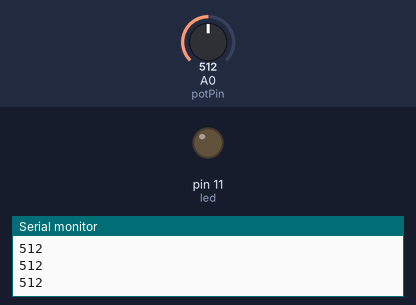
A sketch run on a simulated Arduino Uno, built with avr-gcc and run on an emulated ATmega328P. Shown: output pins drawn as LEDs (lit = HIGH), the last lines printed to the serial monitor. Dashed ring = blinking. The inputs (shaded band) are chosen by the test bench; at power-on: A0 (potPin) = 512.

Above: at 1.2 s.
1.3 s: A0 (potPin) set to 524
At 1.51 s:
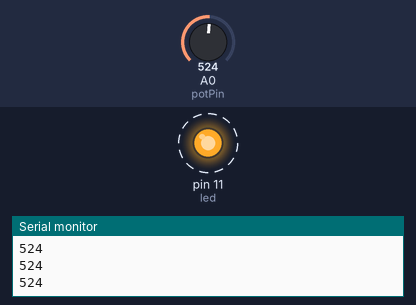
4.3 s: A0 (potPin) set to 511
At 4.3 s:
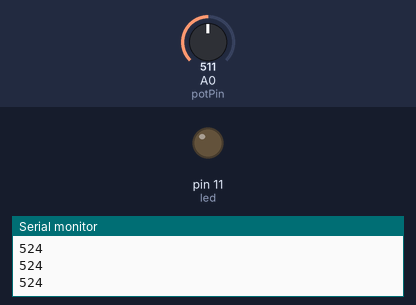
5.8 s: A0 (potPin) set to 716
At 6.01 s:
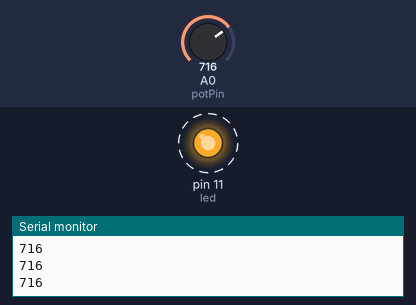
8.8 s: A0 (potPin) set to 502
Timing chart, 0 to 11.3 s (numbered marks = the images above; inputs shaded):
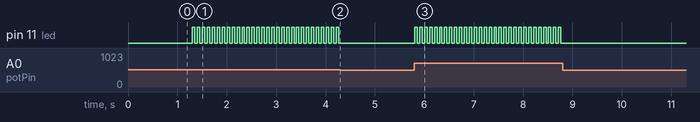

Measured:
- the behaviour switches between 512 and 513 on A0 (potPin) (found by bisection; images 0 and 1)
- after the input at 1.3 s, pin 11 (led): alternates HIGH for 0.05 s and LOW for 0.05 s, starting at once
- after the input at 4.3 s, pin 11 (led): stops changing and stays LOW
- after the input at 5.8 s, pin 11 (led): alternates HIGH for 0.05 s and LOW for 0.05 s, starting at once
- after the input at 8.8 s, pin 11 (led): stops changing and stays LOW

The sketch:

analog_readings.ino
```cpp
int potPin = 0;
int led = 11;
int val = 0;

void setup(){
  pinMode(led, OUTPUT);
  Serial.begin(9600);
}

void loop(){
  if(val > 512){
  digitalWrite(led, HIGH);
  delay(50);
  digitalWrite(led, LOW);
  delay(50);
  }
  val = analogRead(potPin);
  Serial.println(val);
}
```
